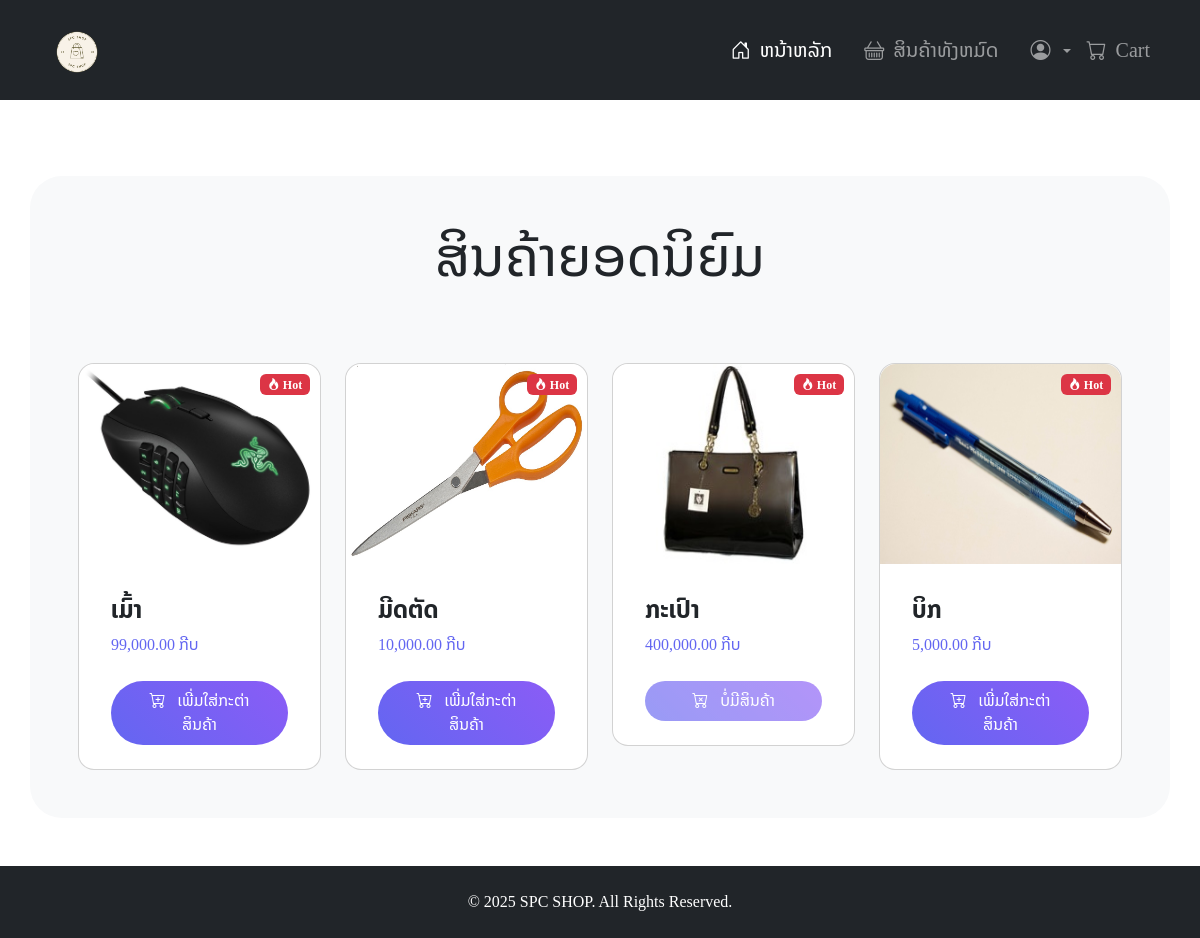
The page / on the database its author committed.
### productsapp/models.py (models this page shows)
class Product(models.Model):
    name = models.CharField(max_length=50)
    price = models.DecimalField(max_digits=10, decimal_places=2)
    description = models.TextField()
    stock = models.IntegerField()
    isTreanding = models.BooleanField(default=False)
    image = models.ImageField(upload_to='products', blank=True)

### productsapp/views.py (the view)
# urls.py: path('', views.index),
def index(request):
    products = Product.objects.filter(isTreanding=True)
    return render(request,'index.html', {'products':products}
                  )

### productsapp/templates/index.html (shortened to what this page needs)
{% extends "layout.html" %}
{% load humanize %}
{% block content %}
<main>
  <div class="container mt-5 bg-light p-5 rounded-5">
      <h4 class="mb-4 display-4 text-center">
        <strong>ສິນຄ້າຍອດນິຍົມ</strong>
      </h4>
      <div class="row g-4">
        {% for product in products %}
          <div class="col-lg-3 col-md-4 col-sm-6">
              <div class="card mt-5 rounded-4">
                <span class="badge bg-danger">
                  <i class="bi bi-fire"></i>
                  Hot
                </span>
                  <a href="{% url 'ProductDetail' product.id %}">
                    <img src="{{product.image.url}}" class="card-img-top img-fluid product-card product-image rounded-top-4" alt="{{ product.name }}">
                  </a>
                  <div class="p-3">
                    <div class="card-body d-flex flex-column">
                      <h4 class="card-title">
                          <strong>{{ product.name }}</strong>
                      </h4>
                      <p class="card-text text-custom">{{ product.price | intcomma }} ກີບ</p>
                    </div>
                    <div class="card-footer bg-transparent border-0 mt-auto">
                      {% if product.stock <= 0 %}
                        <button class="btn btn-custom-disabled text-white px-4 py-2 rounded-pill w-100" disabled>
                          <i class="bi bi-cart-x"></i> &nbsp ບໍ່ມີສິນຄ້າ
                      {% else %}
                        <a href="cart.html" class="btn btn-custom text-white px-4 py-2 rounded-pill w-100">
                          <i class="bi bi-cart-plus"></i> &nbsp ເພີ່ມໃສ່ກະຕ່າສິນຄ້າ
                        </a>
                      {% endif %}
                    </div>
                  </div>
              </div>
          </div>
        {% endfor %}
      </div>
  </div>
</main>
{% endblock %}

### productsapp/static/assets/custom/css/custom-style.css (style rules this page uses)
body { padding-top: 8rem; font-family: 'Times New Roman', Times, serif, Noto Sans Lao, Arial, sans-serif; }
.card-img-top.img-fluid { height: 200px; width: 100%; }
.product-card { transition: all 0.3s ease; overflow: hidden; cursor: pointer; }
.product-image { transition: all 0.5s ease; }
.badge { position: absolute; top: 10px; right: 10px; }
.text-custom { color: #6366f1; }
.btn-custom { background: linear-gradient(45deg, #6366f1, #8b5cf6); border: none; transition: all 0.3s ease; }
.btn-custom-disabled { background: linear-gradient(45deg, #6366f1, #8b5cf6); border: none; transition: all 0.3s ease; opacity: 0.5; cursor: not-allowed; }

### rows shown on the page
Product: image (picture), name "ເມົ້າ", price "99,000.00", stock "ເພີ່ມໃສ່ກະຕ່າສິນຄ້າ"
Product: image (picture), name "ມີດຕັດ", price "10,000.00", stock "ເພີ່ມໃສ່ກະຕ່າສິນຄ້າ"
Product: image (picture), name "ກະເປົາ", price "400,000.00", stock 0 (drawn)
Product: image (picture), name "ບິກ", price "5,000.00", stock "ເພີ່ມໃສ່ກະຕ່າສິນຄ້າ"
